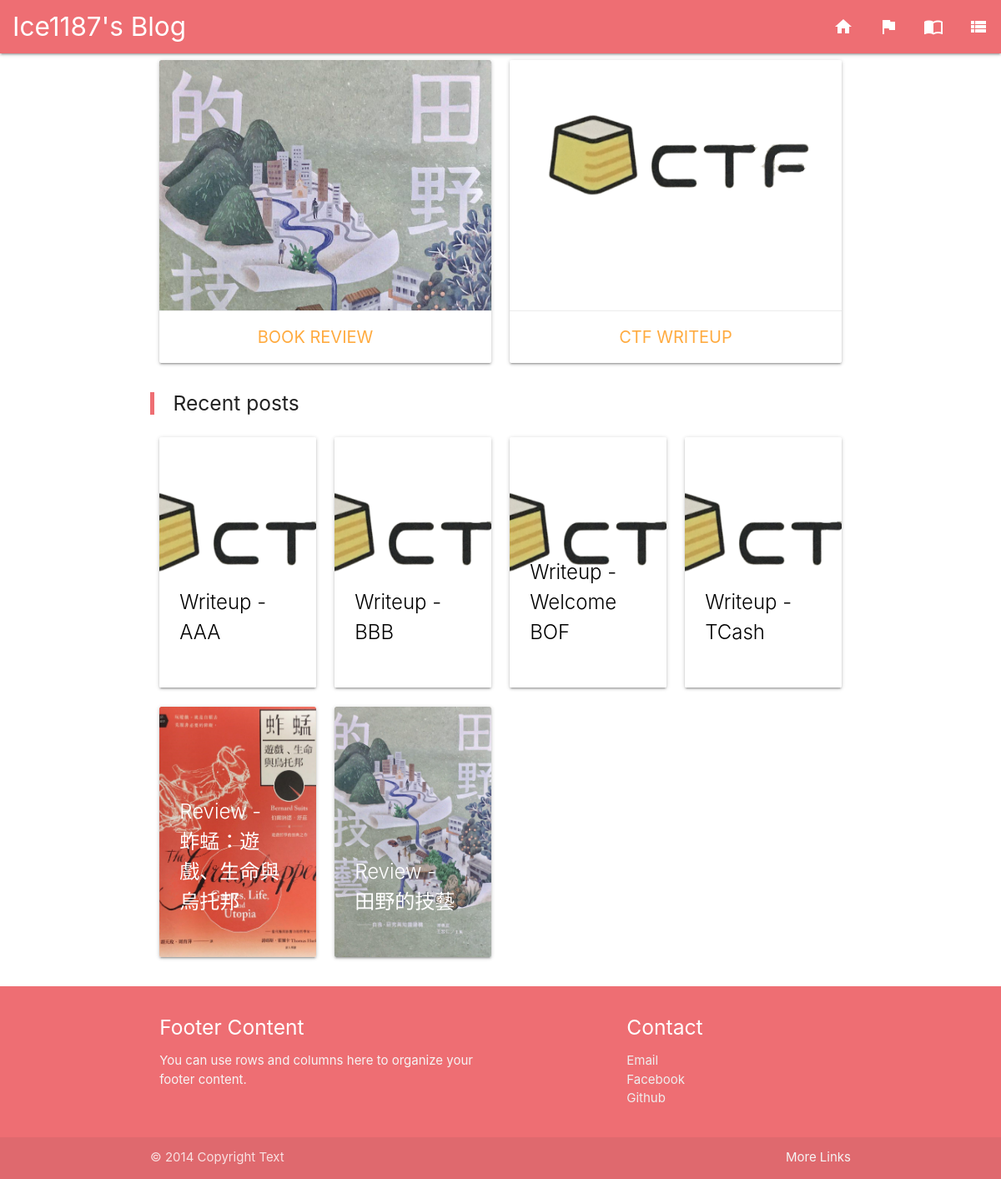
Page /blog/index.html on the committed database.
### blog/models.py (models this page shows, shortened)
class WriteupArticle(models.Model):
	ctf = models.ForeignKey('WriteupCTF', default='Unknow', on_delete=models.SET_DEFAULT)
	category = models.ForeignKey('WriteupCategory', default='Uncategorize', on_delete=models.SET_DEFAULT,)
	name = models.CharField(max_length=50)
	description = MarkdownxField(blank=True)
	hint = models.TextField(blank=True)
	solution = MarkdownxField(blank=True)
	tags = models.ManyToManyField('WriteupTag', blank=True)
	class Meta():
		ordering = ["category", "name"]

class WriteupCTF(models.Model):
	name = models.CharField(default='Unknow', max_length=50)
	date = models.DateField()
	img = models.ImageField(upload_to='writeup/', blank=True)
	team = models.CharField(max_length=255, default='Ice1187')
	rank = models.CharField(max_length=10, blank=True)
	score = models.IntegerField(default=0)
	trashtalk = models.TextField(blank=True)
	class Meta():
		ordering = ["-date", "name"]
		get_latest_by = "-date"
	def __str__(self):
		return self.name

class ReviewArticle(models.Model):
	name = models.CharField(max_length=100)
	date = models.DateField()
	img = models.ImageField(upload_to='review/', blank=True)
	author = models.TextField()
	about = models.TextField(blank=True)
	review = models.TextField()
	class Meta():
		ordering = ["-date", "name"]
		get_latest_by = "-date"

### blog/views.py (the view)
# urls.py: path('index.html', views.index, name='index'),
def index(request):
	writeups = WriteupArticle.objects.all()
	writeupimg = WriteupCTF.objects.latest().img
	reviews = ReviewArticle.objects.all()
	reviewimg = ReviewArticle.objects.latest().img
	var = {
		'writeups': writeups[:4],
		'reviews': reviews[:4],
		'reviewimg': reviewimg,
		'writeupimg':  writeupimg,
		}
	return render(request, 'blog/index.html', var)

### blog/templates/blog/index.html
{% extends "blog/base.html" %}
{% block content %}
<div class="row">
  <div class="col s12 m6 l6">
    <div class="card waves-effect waves-light hoverable" style="width: 100%">
      <div class="card-image">
        <img src="{{ reviewimg.url }}"
        style="
        height: 300px;
        object-fit: cover;
        object-position: top;"
        alt={{ reviewimg.name }}>
        <div class="card-action center-align">
          <a href="#" style="font-size: 20px;">Book Review</a>
        </div>
      </div>
    </div>
  </div>
  <div class="col s12 m6 l6">
    <a class="center-align" href="{% url 'blog:writeups' %}">
      <div class="card waves-effect waves-light hoverable" style="width: 100%">
        <div class="card-image">
          <img src="{{ writeupimg.url }}"
          style="
          height: 300px;
          object-fit: cover;
          object-position: top;"
          alt={{ writeupimg.name }}>
          <div class="card-action center-align">
            <a href="{% url 'blog:writeups' %}" style="font-size: 20px;">CTF Writeup</a>
          </div>
        </div>
      </div>
    </a>
  </div>
</div>
<blockquote>
  <h5>
    Recent posts
  </h5>
</blockquote>
<div class="row">
{% for writeup in writeups %}
  <div class="col s12 m6 l3">
    <a href="{% url 'blog:problem' writeup.ctf writeup.name %}">
      <div class="card waves-effect waves-light hoverable" >
        <div class="card-image">
          <img src="{{ writeup.ctf.img.url }}" style="
          height: 300px;
          object-fit: cover;
          object-position: top;"
          alt={{ writeup.ctf.img.name }}>
          <div class="card-title">
            <p style="color: black;">Writeup - <br>{{ writeup.name }}</p>
          </div>
        </div>
      </div>
    </a>
  </div>
{% endfor %}
{% for review in reviews %}
  <div class="col s12 m6 l3">
    <div class="card waves-effect waves-light hoverable" style="width: 100%;" >
      <div class="card-image">
        <img src="{{ review.img.url }}" style="
        height: 300px;
        object-fit: cover;
        object-position: top;"
        alt={{ review.img.name }}>
        <div class="card-title">
          <p>Review - <br>{{ review.name }}</p>
        </div>
      </div>
    </div>
  </div>
{% endfor %}
</div>
{% endblock content %}

### rows in the picture
WriteupArticle: ctf.img (picture), name "AAA"
WriteupArticle: ctf.img (picture), name "BBB"
WriteupArticle: ctf.img (picture), name "Welcome BOF"
WriteupArticle: ctf.img (picture), name "TCash"
ReviewArticle: img (picture), name "蚱蜢：遊戲、生命與烏托邦"
ReviewArticle: img (picture), name "田野的技藝"
